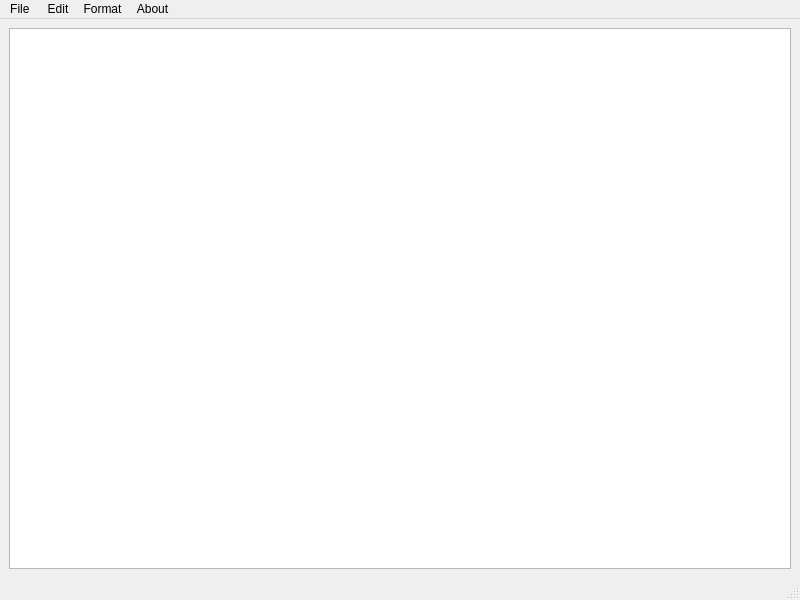
<?xml version="1.0" encoding="UTF-8"?>
<ui version="4.0">
 <class>Notepad</class>
 <widget class="QMainWindow" name="Notepad">
  <property name="geometry">
   <rect>
    <x>0</x>
    <y>0</y>
    <width>800</width>
    <height>600</height>
   </rect>
  </property>
  <property name="windowTitle">
   <string>Notepad</string>
  </property>
  <widget class="QWidget" name="centralwidget">
   <layout class="QVBoxLayout" name="verticalLayout">
    <item>
     <widget class="QTextEdit" name="textEdit"/>
    </item>
   </layout>
  </widget>
  <widget class="QMenuBar" name="menubar">
   <property name="geometry">
    <rect>
     <x>0</x>
     <y>0</y>
     <width>800</width>
     <height>25</height>
    </rect>
   </property>
   <widget class="QMenu" name="menuFile">
    <property name="title">
     <string>File </string>
    </property>
    <addaction name="actionNew"/>
    <addaction name="actionOpen"/>
    <addaction name="actionSave"/>
    <addaction name="actionSaveAs"/>
   </widget>
   <widget class="QMenu" name="menuFormat">
    <property name="title">
     <string>Format</string>
    </property>
    <addaction name="actionBold"/>
    <addaction name="actionUnderline"/>
    <addaction name="actionItalic"/>
    <addaction name="actionFont"/>
    <addaction name="actionSuperScript"/>
    <addaction name="actionSubScript"/>
   </widget>
   <widget class="QMenu" name="menuAbout">
    <property name="title">
     <string>About</string>
    </property>
    <addaction name="actionAbout"/>
   </widget>
   <widget class="QMenu" name="menuEdit">
    <property name="title">
     <string>Edit</string>
    </property>
    <addaction name="actionCopy"/>
    <addaction name="actionCut"/>
    <addaction name="actionPaste"/>
    <addaction name="actionUndo"/>
    <addaction name="actionRedo"/>
   </widget>
   <addaction name="menuFile"/>
   <addaction name="menuEdit"/>
   <addaction name="menuFormat"/>
   <addaction name="menuAbout"/>
  </widget>
  <widget class="QStatusBar" name="statusbar"/>
  <action name="actionNew">
   <property name="text">
    <string>New</string>
   </property>
  </action>
  <action name="actionOpen">
   <property name="text">
    <string>Open</string>
   </property>
  </action>
  <action name="actionSave">
   <property name="text">
    <string>Save</string>
   </property>
  </action>
  <action name="actionSaveAs">
   <property name="text">
    <string>SaveAs</string>
   </property>
  </action>
  <action name="actionUnderline">
   <property name="text">
    <string>Underline</string>
   </property>
  </action>
  <action name="actionBold">
   <property name="text">
    <string>Bold</string>
   </property>
  </action>
  <action name="actionChange_Font">
   <property name="text">
    <string>Change Font</string>
   </property>
  </action>
  <action name="actionCopy">
   <property name="text">
    <string>Copy</string>
   </property>
  </action>
  <action name="actionCut">
   <property name="text">
    <string>Cut</string>
   </property>
  </action>
  <action name="actionPaste">
   <property name="text">
    <string>Paste</string>
   </property>
  </action>
  <action name="actionUndo">
   <property name="text">
    <string>Undo</string>
   </property>
  </action>
  <action name="actionRedo">
   <property name="text">
    <string>Redo</string>
   </property>
  </action>
  <action name="actionItalic">
   <property name="text">
    <string>Italic</string>
   </property>
  </action>
  <action name="actionFont">
   <property name="text">
    <string>Font</string>
   </property>
  </action>
  <action name="actionSuperScript">
   <property name="text">
    <string>SuperScript</string>
   </property>
  </action>
  <action name="actionSubScript">
   <property name="text">
    <string>SubScript</string>
   </property>
  </action>
  <action name="actionAbout">
   <property name="text">
    <string>About</string>
   </property>
  </action>
 </widget>
 <resources/>
 <connections/>
</ui>
